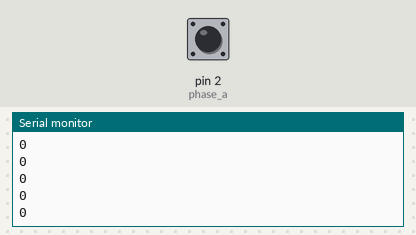
A sketch run on a simulated Arduino Uno, built with avr-gcc and run on an emulated ATmega328P. On the bench: the last lines printed to the serial monitor. The test bench sets the inputs (shaded band); at power-on: pin 2 (phase_a) HIGH.

Above: at 1.2 s.
1.3 s: pin 2 (phase_a) pulled LOW for 0.15 s
At 2.0 s:
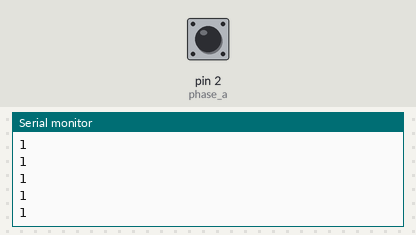
2.9 s: pin 2 (phase_a) pulled LOW for 1 s
At 3.4 s:
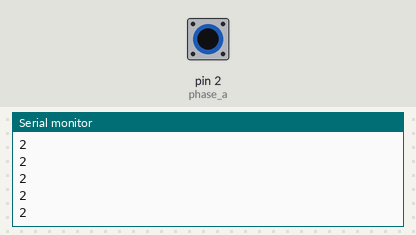
5.4 s: pin 2 (phase_a) pulled LOW for 0.15 s
At 6.1 s:
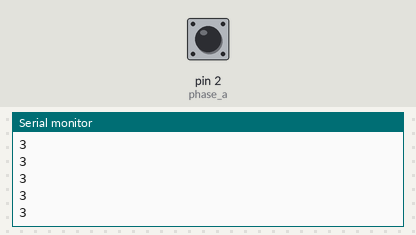
Timing chart, 0 to 8.4 s (numbered marks = the images above; inputs shaded):
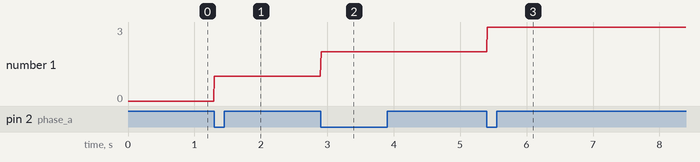

Measured:
- after the input at 1.3 s, the serial monitor: prints a new line at once (image 1)
- after the input at 2.9 s, the serial monitor: prints a new line at once (image 2)
- after the input at 5.4 s, the serial monitor: prints a new line at once (image 3)
- plotted number 1: 0 → 1 after the input at 1.3 s, 1 → 2 after the input at 2.9 s, 2 → 3 after the input at 5.4 s

The sketch:

encoder_tung.ino
```cpp
/*
 * Arduino Uno
 * interrup 0 - PIN 2 - Phase A
 * Phase B - PIN 3
 * Baudrate = 115200
 */

const int interrupt0 = 0;
const int phase_a = 2;
//const int phase_b = 3;

long pulse = 0;

void setup()
{
  attachInterrupt (interrupt0, int_, FALLING);
  pinMode(phase_a, INPUT_PULLUP);
//  pinMode(phase_b, INPUT_PULLUP);

  Serial.begin(115200);
}

void loop()
{
  Serial.println(pulse);
  delay(10);
}

void int_()
{
//  if(digitalRead (phase_b) == LOW)
  {
    pulse++;
  }
 /* else
  {
    pulse--;
  }//*/
}
```
